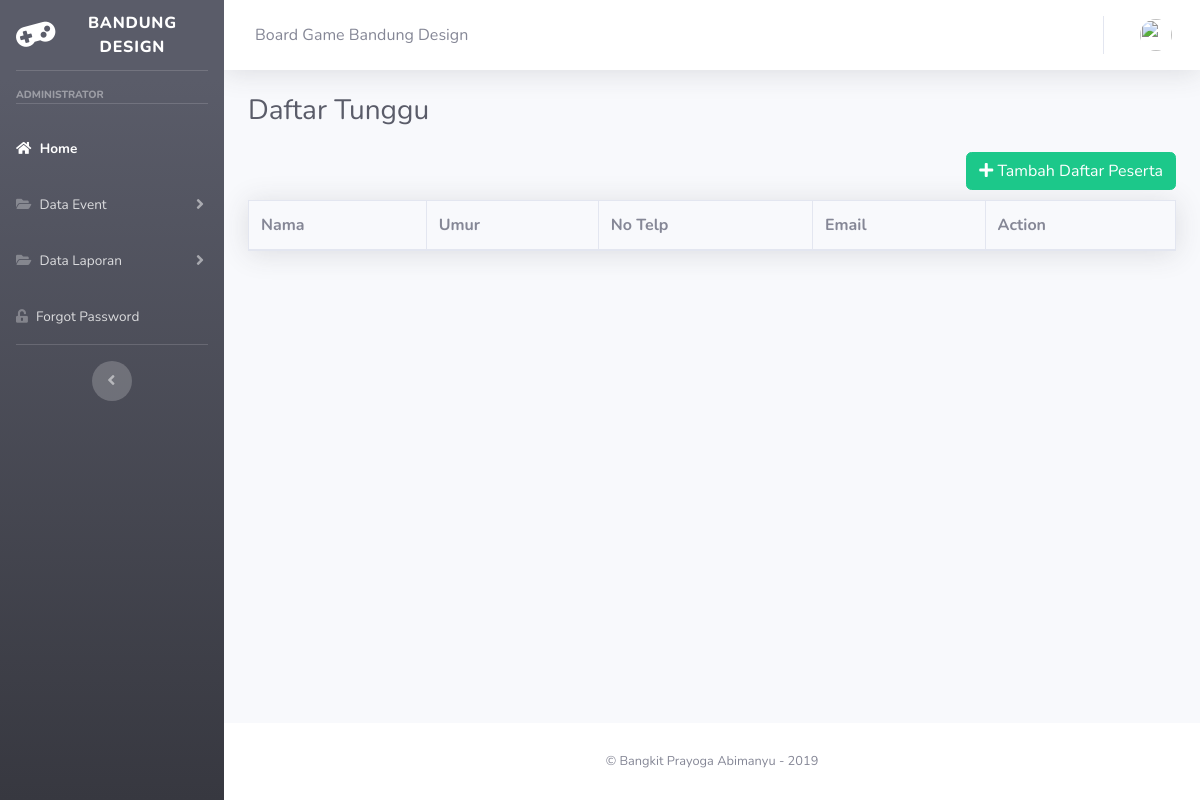
Page /my-project/index.php/user/datapendaftaran on the earlier database version.
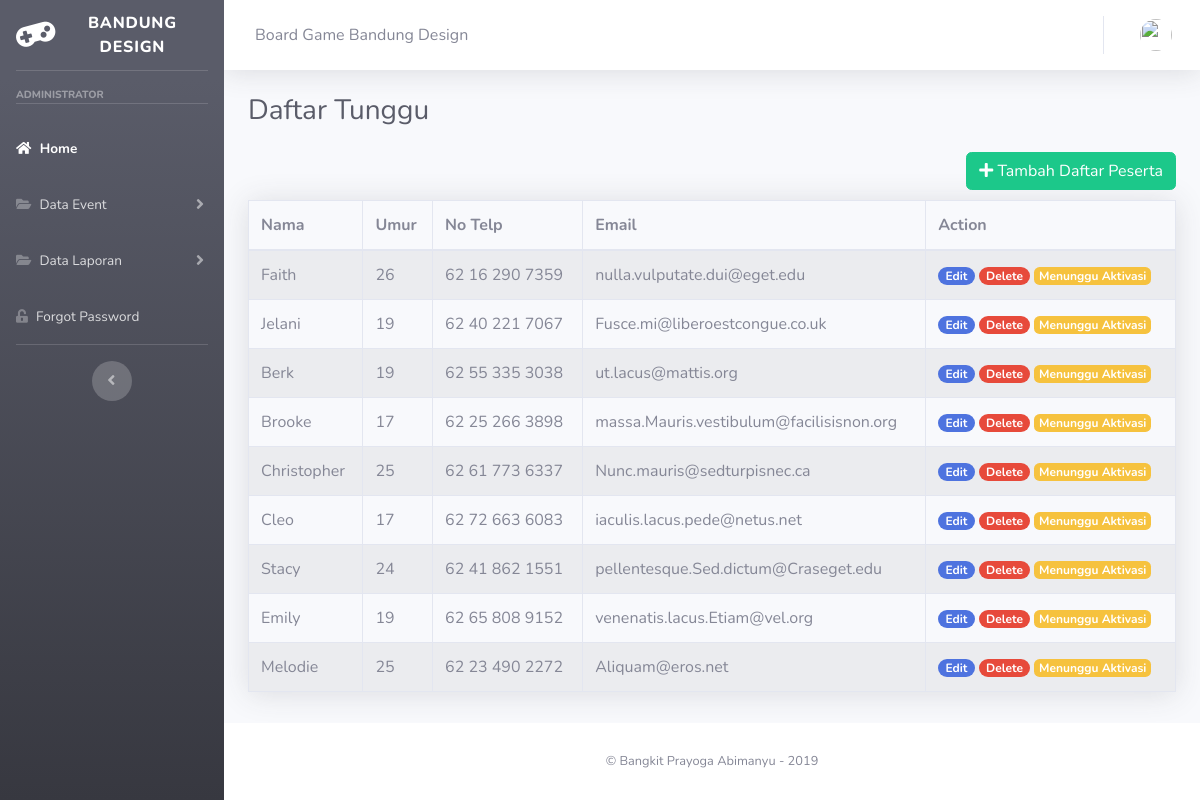
Same page on the later database version.
### tables this page shows
CREATE TABLE `peserta` (
  `id` int(11) NOT NULL,
  `id_eventak` int(11) NOT NULL,
  `nama_ps` varchar(100) NOT NULL,
  `umur` int(10) NOT NULL,
  `no_telp` varchar(20) NOT NULL,
  `email_ps` varchar(100) NOT NULL,
  `biaya_pendaftaran` int(50) NOT NULL,
  `date` timestamp NOT NULL DEFAULT current_timestamp() ON UPDATE current_timestamp(),
  `disetujui` enum('1','2') NOT NULL,
  `tgl_disetujui` timestamp NOT NULL DEFAULT '0000-00-00 00:00:00'
);

### my-project/application/controllers/User.php (called while the page is built, shortened)
<?php
class User extends CI_Controller
{
    public function __construct()
    {
        $this->load->model('mdataps');
        $this->load->model('mdatapd');
        $this->load->model('eventAk');
    }
    public function datapendaftaran()
    {
        $data['user'] = $this->db->get_where('user', ['email' => $this->session->userdata('email')])->row_array();
        $this->load->helper('url');
        $data['data'] = $this->mdataps->tampil_tunggu();
        $this->load->view('templates/header', $data);
        $this->load->view('templates/sidebar', $data);
        $this->load->view('templates/topbar', $data);
        $this->load->view('user/datapendaftaran', $data);
        $this->load->view('templates/footer');
    }
}

### my-project/index.php (called while the page is built, shortened)
<?php
require_once BASEPATH.'core/CodeIgniter.php';

### my-project/application/models/Mdataps.php (called while the page is built, shortened)
<?php
class mdataps extends CI_Model
{
    function tampil_tunggu()
    {
        return $this->db->get_where('peserta', ['disetujui' => 1]);
    }
}

### my-project/application/views/user/datapendaftaran.php (the view, shortened to what this page needs)
<div class="container-fluid">
    <h1 class="h3 mb-4 text-gray-800"> Daftar Tunggu</h1>
    <section class="content">
        <a href="<?= base_url() ?>user/input_data" class="btn btn-success" style="float:right;"><i class="fa fa-plus"></i> Tambah Daftar Peserta </a>
        <br>
        <br>
        <table class="table table-bordered table-striped shadow  " id="table1">
            <thead>
                <tr>
                    <th> Nama </th>
                    <th> Umur </th>
                    <th> No Telp </th>
                    <th> Email </th>
                    <th> Action </th>
                </tr>
            </thead>
            <tbody>
                <?php foreach ($data->result() as $p) : ?>
                    <tr>
                        <td><?php echo $p->nama_ps; ?></td>
                        <td><?php echo $p->umur; ?></td>
                        <td><?php echo $p->no_telp; ?></td>
                        <td><?php echo $p->email_ps; ?></td>
                        <td><a href="<?= base_url(); ?>user/edit_data/<?= $p->id; ?>" class="badge badge-pill badge-primary">Edit</a>
                            <a href="<?= base_url(); ?>user/hapusdata/<?= $p->id; ?>" class="badge badge-pill badge-danger">Delete</a>
                            <span class="badge badge-warning">Menunggu Aktivasi</span>
                        </td>
                    </tr>
                <?php endforeach; ?>
            </tbody>
        </table>
    </section>
</div>
</div>

### my-project/application/views/templates/header.php (shortened to what this page needs)
<!DOCTYPE html>
<html lang="en">
<head>
    <link href="<?= base_url('assets/'); ?>vendor/fontawesome-free/css/all.min.css" rel="stylesheet" type="text/css">
    <link href="<?= base_url('assets/'); ?>css/sb-admin-2.min.css" rel="stylesheet">
    <link href="<?= base_url('assets/'); ?>vendor/datatables/dataTables.bootstrap4.min.css" rel="stylesheet">
</head>
<body id="page-top">
    <div id="wrapper">

### my-project/application/views/templates/sidebar.php (shortened to what this page needs)
<ul class="navbar-nav bg-gradient-dark sidebar sidebar-dark accordion" id="accordionSidebar">
    <a class="sidebar-brand d-flex align-items-center justify-content-center" href="<?= base_url('user'); ?>">
        <div class="sidebar-brand-icon rotate-n-15">
            <i class="fas fa-gamepad"></i>
        </div>
        <div class="sidebar-brand-text ">Bandung Design <sup></sup></div>
    </a>
    <hr class="sidebar-divider ">
    <div class="sidebar-heading ">
        Administrator
    </div>
    <hr class="sidebar-divider ">
    <li class="nav-item active">
        <a class="nav-link" href="<?= base_url('user'); ?>" data-target="#collapsePages" aria-expanded="true" aria-controls="collapsePages">
            <i class="fas fa-home"></i>
            <span href="">Home</span>
        </a>
    </li>
    <li class="nav-item">
        <a class="nav-link collapsed" href="#" data-toggle="collapse" data-target="#collapseUtilities" aria-expanded="true" aria-controls="collapseUtilities">
            <i class="fas fa-folder-open"></i>
            <span>Data Event</span>
        </a>
    </li>
    <li class="nav-item">
        <a class="nav-link collapsed" href="#" data-toggle="collapse" data-target="#collapseTwo" aria-expanded="true" aria-controls="collapseTwo">
            <i class="fas fa-folder-open"></i>
            <span>Data Laporan</span>
        </a>
    </li>
    <li class="nav-item">
        <a class="nav-link" href="<?= base_url('user/forgotpass'); ?>">
            <i class="fas fa-unlock-alt"></i>
            <span>Forgot Password</span></a>
    </li>
    <hr class="sidebar-divider d-none d-md-block">
    <div class="text-center d-none d-md-inline">
        <button class="rounded-circle border-0" id="sidebarToggle"></button>
    </div>
</ul>

### my-project/application/views/templates/topbar.php (shortened to what this page needs)
<div id="content-wrapper" class="d-flex flex-column">
    <div id="content">
        <nav class="navbar navbar-expand navbar-light bg-white topbar mb-4 static-top shadow">
            <form class="d-none d-sm-inline-block form-inline mr-auto ml-md-3 my-2 my-md-0 mw-100 navbar-search">
                <div class="input-group">
                    <div class="input-group-append">
                        <div> Board Game Bandung Design </div>
                    </div>
                </div>
            </form>
            <ul class="navbar-nav ml-auto">
                <li class="nav-item dropdown no-arrow">
                    <a class="nav-link dropdown-toggle" href="#" id="userDropdown" role="button" data-toggle="dropdown" aria-haspopup="true" aria-expanded="false">
                        <img class="img-profile rounded-circle" src="<?= base_url('assets/img/profile/') . $user['image']; ?>">
                    </a>
                </li>
            </ul>
        </nav>

### my-project/application/views/templates/footer.php (shortened to what this page needs)
<footer class="sticky-footer bg-white">
    <div class="container my-auto">
        <div class="copyright text-center my-auto">
            <span> &copy; Bangkit Prayoga Abimanyu - 2019</span>
        </div>
    </div>
</footer>
</div>
</div>
</body>
</html>

Differences in the rows shown:
added peserta: nama_ps "Faith", umur "26", no_telp "62 16 290 7359", email_ps "nulla.vulputate.dui@eget.edu"
added peserta: nama_ps "Jelani", umur "19", no_telp "62 40 221 7067", email_ps "Fusce.mi@liberoestcongue.co.uk"
added peserta: nama_ps "Berk", umur "19", no_telp "62 55 335 3038", email_ps "ut.lacus@mattis.org"
added peserta: nama_ps "Brooke", umur "17", no_telp "62 25 266 3898", email_ps "massa.Mauris.vestibulum@facilisisnon.org"
added peserta: nama_ps "Christopher", umur "25", no_telp "62 61 773 6337", email_ps "Nunc.mauris@sedturpisnec.ca"
added peserta: nama_ps "Cleo", umur "17", no_telp "62 72 663 6083", email_ps "iaculis.lacus.pede@netus.net"
added peserta: nama_ps "Stacy", umur "24", no_telp "62 41 862 1551", email_ps "pellentesque.Sed.dictum@Craseget.edu"
added peserta: nama_ps "Emily", umur "19", no_telp "62 65 808 9152", email_ps "venenatis.lacus.Etiam@vel.org"
added peserta: nama_ps "Melodie", umur "25", no_telp "62 23 490 2272", email_ps "Aliquam@eros.net"
